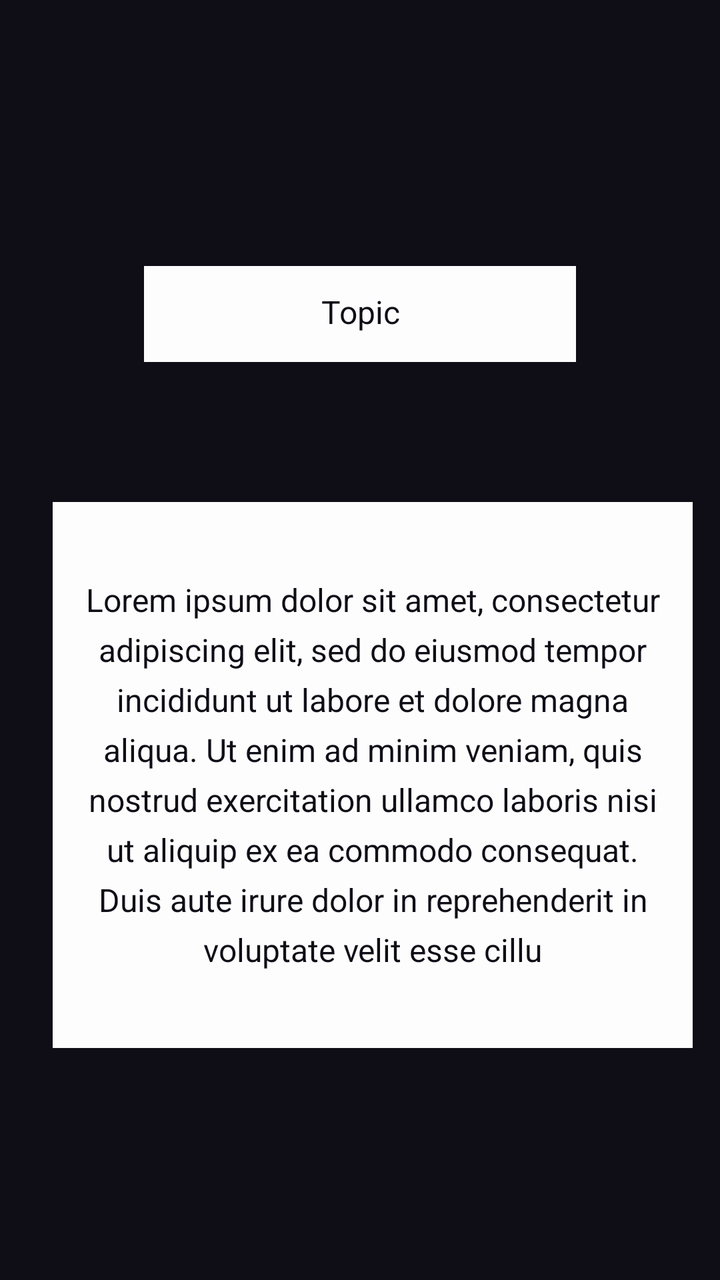
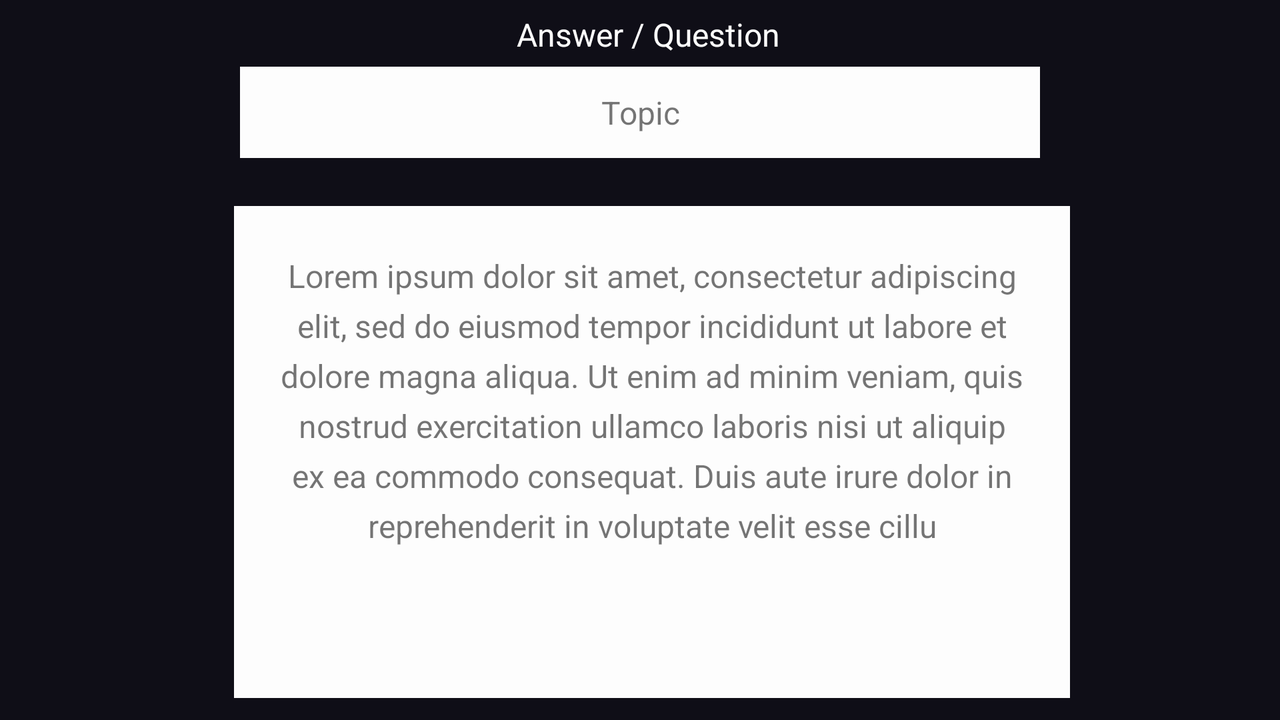

First picture: res/layout/ on a phone held upright. Second picture: the repository's own variant of that layout, on a device whose configuration matches the variant's folder. Source for both follows.
<!-- AndroidManifest.xml: application theme Theme.QuizAcademyTask -->
<!-- res/layout/fragment_card.xml -->
<?xml version="1.0" encoding="utf-8"?>
<androidx.constraintlayout.widget.ConstraintLayout xmlns:android="http://schemas.android.com/apk/res/android"
    xmlns:app="http://schemas.android.com/apk/res-auto"
    xmlns:tools="http://schemas.android.com/tools"
    android:id="@+id/flashcardLayout"
    android:layout_width="match_parent"
    android:layout_height="match_parent"
    android:background="@color/primary"
    tools:context=".CardFragment">

    <TextView
        android:id="@+id/topicTV"
        android:layout_width="0dp"
        android:layout_height="48dp"
        android:layout_marginStart="72dp"
        android:layout_marginTop="133dp"
        android:layout_marginEnd="72dp"
        android:background="@color/white"
        android:paddingTop="12dp"
        android:paddingBottom="12dp"
        android:text="@string/topic"
        android:textAlignment="center"
        android:textColor="@color/primary"
        android:textSize="16sp"
        app:layout_constraintEnd_toEndOf="parent"
        app:layout_constraintHorizontal_bias="0.0"
        app:layout_constraintStart_toStartOf="parent"
        app:layout_constraintTop_toTopOf="parent" />

    <TextView
        android:id="@+id/card_typeTV"
        android:layout_width="315dp"
        android:layout_height="48dp"
        android:layout_marginStart="72dp"
        android:layout_marginTop="264dp"
        android:layout_marginEnd="72dp"
        android:background="@color/primary"
        android:paddingStart="8dp"
        android:paddingTop="12dp"
        android:paddingBottom="12dp"
        android:text="@string/card_type"
        android:textAlignment="viewStart"
        android:textColor="@color/white"
        android:textSize="16sp"
        app:layout_constraintBottom_toTopOf="@+id/textTV"
        app:layout_constraintEnd_toEndOf="parent"
        app:layout_constraintHorizontal_bias="0.562"
        app:layout_constraintStart_toStartOf="parent"
        app:layout_constraintTop_toTopOf="parent"
        app:layout_constraintVertical_bias="1.0" />

    <TextView
        android:id="@+id/textTV"
        android:layout_width="320dp"
        android:layout_height="273dp"
        android:layout_marginStart="72dp"
        android:layout_marginEnd="137dp"
        android:layout_marginBottom="116dp"
        android:background="@color/white"
        android:gravity="center"
        android:lineSpacingExtra="6sp"
        android:paddingLeft="12dp"
        android:paddingTop="24dp"
        android:paddingRight="12dp"
        android:paddingBottom="24dp"
        android:text="@string/text"
        android:textAlignment="center"
        android:textColor="@color/primary"
        android:textSize="16sp"
        app:layout_constraintBottom_toBottomOf="parent"
        app:layout_constraintEnd_toEndOf="parent"
        app:layout_constraintHorizontal_bias="0.271"
        app:layout_constraintStart_toStartOf="parent" />

</androidx.constraintlayout.widget.ConstraintLayout>
<!-- resources referenced by this layout -->
<resources>
  <color name="primary">#0F0E17</color>
  <color name="white">#FFFDFDFD</color>
  <string name="card_type">Answer / Question</string>
  <string name="text">Lorem ipsum dolor sit amet, consectetur adipiscing elit, sed do eiusmod tempor incididunt ut labore et dolore magna aliqua. Ut enim ad minim veniam, quis nostrud exercitation ullamco laboris nisi ut aliquip ex ea commodo consequat. Duis aute irure dolor in reprehenderit in voluptate velit esse cillu</string>
  <string name="topic">Topic</string>
  <style name="Theme.QuizAcademyTask" parent="Theme.MaterialComponents.DayNight.DarkActionBar">
          
          <item name="colorPrimary">@color/purple_500</item>
          <item name="colorPrimaryVariant">@color/purple_700</item>
          <item name="colorOnPrimary">@color/white</item>
          
          <item name="colorSecondary">@color/teal_200</item>
          <item name="colorSecondaryVariant">@color/teal_700</item>
          <item name="colorOnSecondary">@color/black</item>
          
          <item name="android:statusBarColor" tools:targetApi="l">?attr/colorPrimaryVariant</item>
          
      </style>
  <color name="purple_500">#FF6200EE</color>
  <color name="purple_700">#FF3700B3</color>
  <color name="teal_200">#FF03DAC5</color>
  <color name="teal_700">#FF018786</color>
  <color name="black">#FF000000</color>
</resources>
<!-- res/layout-land/fragment_card.xml (the repository's variant of the layout above) -->
<!-- drawn on the phone turned sideways -->
<?xml version="1.0" encoding="utf-8"?>
<androidx.constraintlayout.widget.ConstraintLayout xmlns:android="http://schemas.android.com/apk/res/android"
    xmlns:app="http://schemas.android.com/apk/res-auto"
    xmlns:tools="http://schemas.android.com/tools"
    android:layout_width="match_parent"
    android:layout_height="match_parent"
    android:background="@color/primary"
    tools:context=".CardFragment">


    <TextView
        android:id="@+id/card_type"
        android:layout_width="wrap_content"
        android:layout_height="wrap_content"
        android:background="@color/primary"
        android:paddingLeft="8dp"
        android:paddingTop="12dp"
        android:paddingBottom="12dp"
        android:text="@string/card_type"
        android:textAlignment="viewStart"
        android:textColor="@color/white"
        android:textSize="16sp"
        app:layout_constraintBottom_toTopOf="@+id/topicTV"
        app:layout_constraintEnd_toEndOf="parent"
        app:layout_constraintStart_toStartOf="parent"
        app:layout_constraintTop_toTopOf="parent" />

    <TextView
        android:id="@+id/topicTV"
        android:layout_width="400dp"
        android:layout_height="wrap_content"
        android:layout_marginBottom="24dp"
        android:background="@color/white"
        android:paddingTop="12dp"
        android:paddingBottom="12dp"
        android:text="@string/topic"
        android:textAlignment="center"
        android:textSize="16sp"
        app:layout_constraintBottom_toTopOf="@+id/textTV"
        app:layout_constraintEnd_toEndOf="parent"
        app:layout_constraintStart_toStartOf="parent" />

    <TextView
        android:id="@+id/textTV"
        android:layout_width="418dp"
        android:layout_height="246dp"
        android:background="@color/white"
        android:lineSpacingExtra="6sp"
        android:paddingLeft="12dp"
        android:paddingTop="24dp"
        android:paddingRight="12dp"
        android:paddingBottom="24dp"
        android:text="@string/text"
        android:textAlignment="center"
        android:textSize="16sp"
        app:layout_constraintBottom_toBottomOf="parent"
        app:layout_constraintEnd_toEndOf="parent"
        app:layout_constraintHorizontal_bias="0.527"
        app:layout_constraintStart_toStartOf="parent"
        app:layout_constraintTop_toTopOf="parent"
        app:layout_constraintVertical_bias="0.903" />


</androidx.constraintlayout.widget.ConstraintLayout>
